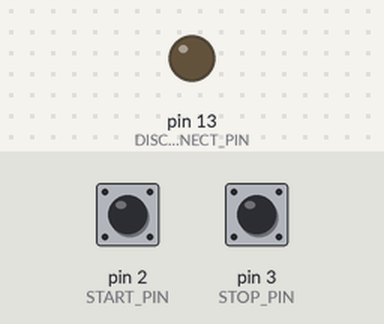
Bench run of a sketch on a simulated Arduino Uno, built for the host (arithmetic inside an expression is 32-bit, double 64-bit). On the bench: output pins drawn as LEDs (lit = HIGH). The test bench sets the inputs (shaded band); at power-on: pin 2 (START_PIN) HIGH, pin 3 (STOP_PIN) HIGH. WiFi joins after 1.5 s; servers stay silent unless stated. At 2.7 s the program stops and its outputs stay as they are.

Above: at 0.1 s.
At 2.8 s:
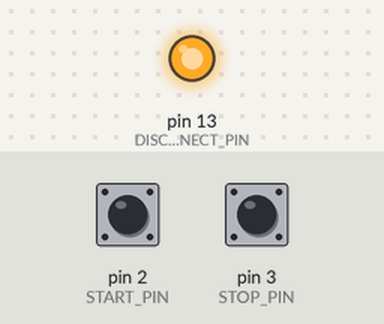
Timing chart, 0 to 4.2 s (numbered marks = the images above):
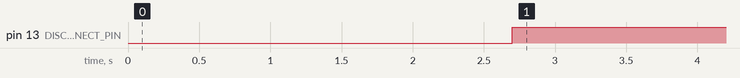

The sketch:

StartStopEcos.ino
```cpp
// (licence header left out)
#include <SPI.h>
#include <Ethernet.h>

//Define pin which command each function
#define START_PIN 2
#define STOP_PIN 3
#define DISCONNECT_PIN 13

//Addresses of the Arduino
byte mac[] = {0x00, 0x00, 0x00, 0x12, 0x34, 0x56};
byte ip[] = {192, 168, 1, 223};
byte gateway[] = {192, 168, 1, 1};
byte subnet[] = {255, 255, 255, 0};

//Address and port on the centrale
byte ipCentrale[] = {192, 168, 1, 210};
uint16_t portCentrale = 15471;

/*****************DO NOT MODIFY AFTER THIS LINE*****************/

//Data to send for each function
char goBuffer[] = "set(1,go)";
char stopBuffer[] = "set(1,stop)";

//Buffer for received data
char receiveBuffer[20];

uint8_t oldStartPin, oldStopPin;

//Define the EthernetClient
EthernetClient centrale;

void setup() {
  //Start Ethernet
  Ethernet.begin(mac, ip, gateway, subnet);

  //Init inputs pins
  pinMode(START_PIN, INPUT_PULLUP);
  pinMode(STOP_PIN, INPUT_PULLUP);
  //Init outputs pins
  pinMode(DISCONNECT_PIN, OUTPUT);

  //Toggle disconnect output to 0
  digitalWrite(DISCONNECT_PIN, 0);

  //Connecting to the centrale
  delay(1000);
  while(!centrale.connected())
  {
    centrale.connect(ipCentrale, portCentrale);
    delay(100);
  }
}

void loop() {
  //Check if the central is connected
  if(centrale.connected())
  {
    //Start centrale
    if (digitalRead(START_PIN) == 0 && oldStartPin == 1)
    {
      centrale.println(goBuffer);
    }
    //Stop centrale
    if (digitalRead(STOP_PIN) == 0 && oldStopPin == 1)
    {
      centrale.println(stopBuffer);
    }
  }
  else
  {
    //If client not connect, stop client and set disconnect pin at 1
    centrale.stop();
    digitalWrite(DISCONNECT_PIN,1);
    while(1);
  }

  //Keep pin state
  oldStartPin = digitalRead(START_PIN);
  oldStopPin = digitalRead(STOP_PIN);
}
```

Measured:
- by itself, pin 13 (DISCONNECT_PIN): LOW → HIGH at 2.7 s
